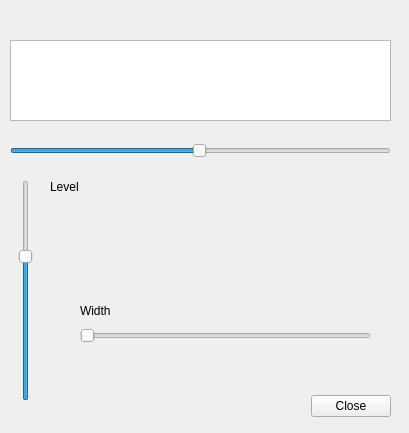
<?xml version="1.0" encoding="UTF-8"?>
<ui version="4.0">
 <class>ContourUI</class>
 <widget class="QWidget" name="ContourUI">
  <property name="geometry">
   <rect>
    <x>0</x>
    <y>0</y>
    <width>409</width>
    <height>433</height>
   </rect>
  </property>
  <property name="windowTitle">
   <string>Contour</string>
  </property>
  <widget class="QGraphicsView" name="graphicsView">
   <property name="geometry">
    <rect>
     <x>10</x>
     <y>40</y>
     <width>381</width>
     <height>81</height>
    </rect>
   </property>
   <property name="minimumSize">
    <size>
     <width>381</width>
     <height>81</height>
    </size>
   </property>
   <property name="maximumSize">
    <size>
     <width>381</width>
     <height>81</height>
    </size>
   </property>
  </widget>
  <widget class="QLabel" name="lblFreq">
   <property name="geometry">
    <rect>
     <x>270</x>
     <y>10</y>
     <width>121</width>
     <height>21</height>
    </rect>
   </property>
   <property name="text">
    <string/>
   </property>
   <property name="alignment">
    <set>Qt::AlignCenter</set>
   </property>
  </widget>
  <widget class="QSlider" name="hsContourFreq">
   <property name="geometry">
    <rect>
     <x>10</x>
     <y>130</y>
     <width>381</width>
     <height>41</height>
    </rect>
   </property>
   <property name="minimum">
    <number>10</number>
   </property>
   <property name="maximum">
    <number>3200</number>
   </property>
   <property name="pageStep">
    <number>1</number>
   </property>
   <property name="value">
    <number>1600</number>
   </property>
   <property name="orientation">
    <enum>Qt::Horizontal</enum>
   </property>
  </widget>
  <widget class="QSlider" name="vsContourLevel">
   <property name="geometry">
    <rect>
     <x>10</x>
     <y>180</y>
     <width>31</width>
     <height>221</height>
    </rect>
   </property>
   <property name="minimum">
    <number>-40</number>
   </property>
   <property name="maximum">
    <number>20</number>
   </property>
   <property name="orientation">
    <enum>Qt::Vertical</enum>
   </property>
  </widget>
  <widget class="QSlider" name="hsContourWidth">
   <property name="geometry">
    <rect>
     <x>80</x>
     <y>320</y>
     <width>291</width>
     <height>31</height>
    </rect>
   </property>
   <property name="minimum">
    <number>1</number>
   </property>
   <property name="maximum">
    <number>11</number>
   </property>
   <property name="orientation">
    <enum>Qt::Horizontal</enum>
   </property>
  </widget>
  <widget class="QWidget" name="layoutWidget">
   <property name="geometry">
    <rect>
     <x>120</x>
     <y>390</y>
     <width>271</width>
     <height>33</height>
    </rect>
   </property>
   <layout class="QHBoxLayout" name="closeLayout">
    <property name="spacing">
     <number>6</number>
    </property>
    <property name="leftMargin">
     <number>0</number>
    </property>
    <property name="topMargin">
     <number>0</number>
    </property>
    <property name="rightMargin">
     <number>0</number>
    </property>
    <property name="bottomMargin">
     <number>0</number>
    </property>
    <item>
     <spacer>
      <property name="orientation">
       <enum>Qt::Horizontal</enum>
      </property>
      <property name="sizeHint" stdset="0">
       <size>
        <width>131</width>
        <height>31</height>
       </size>
      </property>
     </spacer>
    </item>
    <item>
     <widget class="QPushButton" name="OkButton">
      <property name="text">
       <string>Close</string>
      </property>
     </widget>
    </item>
   </layout>
  </widget>
  <widget class="QLabel" name="lblContourLevel">
   <property name="geometry">
    <rect>
     <x>50</x>
     <y>180</y>
     <width>47</width>
     <height>13</height>
    </rect>
   </property>
   <property name="text">
    <string>Level</string>
   </property>
  </widget>
  <widget class="QLabel" name="lblContourWidth">
   <property name="geometry">
    <rect>
     <x>80</x>
     <y>300</y>
     <width>61</width>
     <height>21</height>
    </rect>
   </property>
   <property name="text">
    <string>Width</string>
   </property>
  </widget>
 </widget>
 <resources/>
 <connections/>
</ui>
